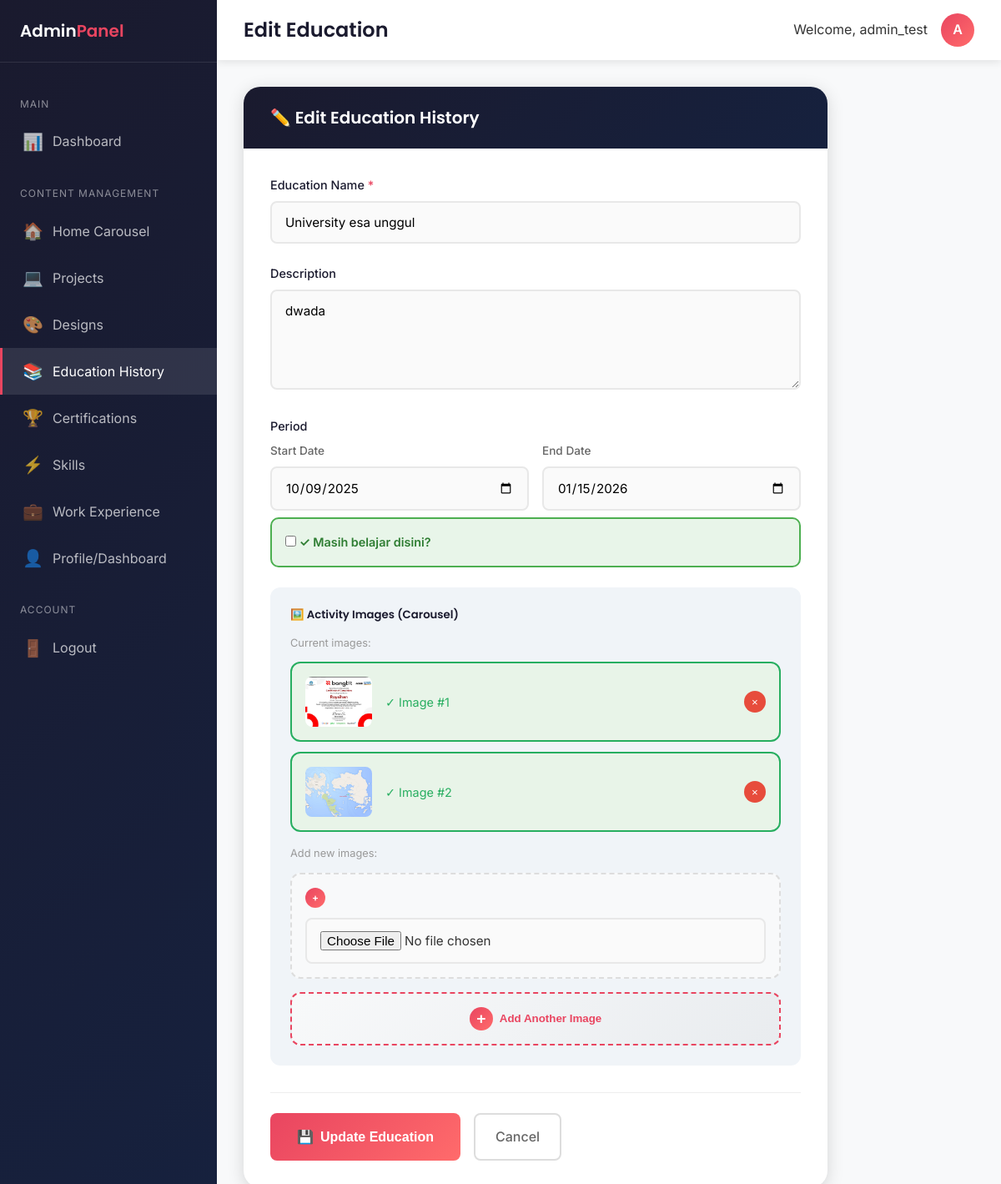
Page /admin/education_history/edit.php?id=1 (signed in) on the committed database.
### tables this page shows
CREATE TABLE IF NOT EXISTS education_history (
    id INT AUTO_INCREMENT PRIMARY KEY,
    name_education VARCHAR(255),
    description TEXT,
    image_activity TEXT,
    start_date DATE,
    end_date DATE,
    still_studying TINYINT(1) DEFAULT 0
);

### admin/education_history/edit.php (the view, shortened to what this page needs)
<?php
require_once $_SERVER['DOCUMENT_ROOT'] . '/portofolio/config/connect.php';
$id = $_GET['id'] ?? 0;
$stmt = $pdo->prepare("SELECT * FROM education_history WHERE id = ?");
$stmt->execute([$id]);
$item = $stmt->fetch();
$existing_images = [];
if (!empty($item['image_activity'])) {
    $existing_images = array_filter(array_map('trim', explode(',', $item['image_activity'])));
}
include __DIR__ . '/../includes/header.php';
?>
<div class="form-card">
    <div class="form-card-header">
        <h3>✏️ Edit Education History</h3>
    </div>
    <div class="form-card-body">
        <form method="POST" enctype="multipart/form-data">
            <div class="form-group">
                <label for="name_education">Education Name <span class="required">*</span></label>
                <input type="text" id="name_education" name="name_education" class="form-control" value="<?php echo htmlspecialchars($item['name_education'] ?? ''); ?>" required>
            </div>
            <div class="form-group">
                <label for="description">Description</label>
                <textarea id="description" name="description" class="form-control" rows="4"><?php echo htmlspecialchars($item['description'] ?? ''); ?></textarea>
            </div>
            <div class="form-group">
                <label>Period</label>
                <div class="date-row">
                    <div>
                        <label style="font-size: 0.85rem; color: #666;">Start Date</label>
                        <input type="date" id="start_date" name="start_date" class="form-control" value="<?php echo $item['start_date'] ?? ''; ?>">
                    </div>
                    <div id="endDateContainer" style="<?php echo ($item['still_studying'] ?? 0) ? 'opacity: 0.5;' : ''; ?>">
                        <label style="font-size: 0.85rem; color: #666;">End Date</label>
                        <input type="date" id="end_date" name="end_date" class="form-control" value="<?php echo $item['end_date'] ?? ''; ?>" <?php echo ($item['still_studying'] ?? 0) ? 'disabled' : ''; ?>>
                    </div>
                </div>
                <label class="still-check">
                    <input type="checkbox" name="still_studying" id="still_studying" onchange="toggleEndDate()" <?php echo ($item['still_studying'] ?? 0) ? 'checked' : ''; ?>>
                    <span style="color: #2e7d32; font-weight: 600;">✓ Masih belajar disini?</span>
                </label>
            </div>
            <div class="carousel-section">
                <h5>🖼️ Activity Images (Carousel)</h5>
                <?php if (!empty($existing_images)): ?>
                    <p class="form-help" style="margin-bottom: 0.75rem;">Current images:</p>
                    <div id="existingImagesContainer">
                        <?php foreach ($existing_images as $index => $image): ?>
                            <div class="existing-image" id="existing-<?php echo $index; ?>">
                                <img src="/portofolio/assets/images/<?php echo htmlspecialchars($image); ?>" alt="Image">
                                <span class="info">✓ Image #<?php echo $index + 1; ?></span>
                                <button type="button" class="btn-remove-group" onclick="removeExisting(<?php echo $index; ?>)">×</button>
                            </div>
                        <?php endforeach; ?>
                    </div>
                <?php endif; ?>
                <p class="form-help" style="margin: 1rem 0 0.75rem;">Add new images:</p>
                <div id="imageInputsContainer">
                    <div class="image-input-group">
                        <div class="group-header">
                            <span class="group-number">+</span>
                        </div>
                        <input type="file" name="images[]" class="form-control" accept="image/*">
                    </div>
                </div>
                <button type="button" class="btn-add-more" onclick="addMoreImages()">
                    <span class="plus-icon">+</span>
                    Add Another Image
                </button>
            </div>
            <div class="form-actions">
                <button type="submit" class="btn-submit"><span>💾</span> Update Education</button>
                <a href="index.php" class="btn-cancel">Cancel</a>
            </div>
        </form>
    </div>
</div>
<?php include __DIR__ . '/../includes/footer.php'; ?>

### assets/css/style.css (style rules this page uses)
:root { --primary: #1a1a2e; --secondary: #16213e; --accent: #e94560; --accent-light: #ff6b6b; --light: #f8f9fa; --dark: #0f0f1a; --text-primary: #333333; --text-secondary: #666666; --text-light: #999999; --white: #ffffff; --border: rgba(255, 255, 255, 0.1); --gradient-primary: linear-gradient(135deg, #1a1a2e 0%, #16213e 100%); --gradient-accent: linear-gradient(135deg, #e94560 0%, #ff6b6b 100%); --gradient-dark: linear-gradient(180deg, #0f0f1a 0%, #1a1a2e 100%); --font-heading: 'Poppins', sans-serif; --font-body: 'Inter', sans-serif; --spacing-xs: 0.5rem; --spacing-sm: 1rem; --spacing-md: 1.5rem; --spacing-lg: 2rem; --spacing-xl: 3rem; --spacing-xxl: 5rem; --radius-sm: 8px; --radius-md: 12px; --radius-lg: 20px; --radius-full: 50%; --shadow-sm: 0 2px 10px rgba(0, 0, 0, 0.1); --shadow-md: 0 4px 20px rgba(0, 0, 0, 0.15); --shadow-lg: 0 10px 40px rgba(0, 0, 0, 0.2); --shadow-accent: 0 4px 20px rgba(233, 69, 96, 0.3); --transition-fast: 0.2s ease; --transition-normal: 0.3s ease; --transition-slow: 0.5s ease; }
*, *::before, *::after { margin: 0; padding: 0; box-sizing: border-box; }
html { scroll-behavior: smooth; }
body { font-family: var(--font-body); font-size: 16px; line-height: 1.6; color: var(--text-primary); background: var(--light); overflow-x: hidden; }
a { text-decoration: none; color: inherit; transition: var(--transition-fast); }
img { max-width: 100%; height: auto; display: block; }
h1, h2, h3, h4, h5, h6 { font-family: var(--font-heading); font-weight: 600; line-height: 1.3; color: var(--primary); }
h3 { font-size: clamp(1.5rem, 3vw, 2rem); }
p { margin-bottom: var(--spacing-sm); color: var(--text-secondary); }

### admin/assets/css/admin.css (style rules this page uses)
.form-card { background: var(--white); border-radius: var(--radius-lg); box-shadow: var(--shadow-md); max-width: 700px; overflow: hidden; }
.form-card-header { background: var(--gradient-primary); padding: 1.5rem 2rem; color: var(--white); }
.form-card-header h3 { margin: 0; font-size: 1.25rem; color: var(--white); }
.form-card-body { padding: 2rem; }
.form-group { margin-bottom: 1.5rem; }
.form-group label { display: block; margin-bottom: 0.5rem; font-weight: 500; color: var(--primary); font-size: 0.9rem; }
.form-group label .required { color: var(--accent); }
.form-control { width: 100%; padding: 0.875rem 1rem; border: 2px solid #e8e8e8; border-radius: var(--radius-sm); font-family: var(--font-body); font-size: 0.95rem; transition: var(--transition-fast); background: #fafafa; }
.form-control::placeholder { color: #aaa; }
textarea.form-control { resize: vertical; min-height: 120px; }
.form-actions { display: flex; gap: 1rem; margin-top: 2rem; padding-top: 1.5rem; border-top: 1px solid #eee; }
.btn-submit { background: var(--gradient-accent); color: var(--white); padding: 0.875rem 2rem; border: none; border-radius: var(--radius-sm); font-weight: 600; font-size: 1rem; cursor: pointer; transition: var(--transition-normal); display: inline-flex; align-items: center; gap: 0.5rem; }
.btn-cancel { background: transparent; color: var(--text-secondary); padding: 0.875rem 1.5rem; border: 2px solid #ddd; border-radius: var(--radius-sm); font-weight: 500; font-size: 1rem; cursor: pointer; transition: var(--transition-fast); text-decoration: none; display: inline-flex; align-items: center; }
.form-help { font-size: 0.8rem; color: var(--text-light); margin-top: 0.25rem; }

### rows in the picture
education_history: name_education "University esa unggul", description "dwada", start_date "10/09/2025", end_date "01/15/2026"

### other values in the picture
$pageTitle "Edit Education"
$_SESSION['admin_username'] "admin_test"
substr($_SESSION['admin_username'] ?? 'A', 0, 1) "A"
